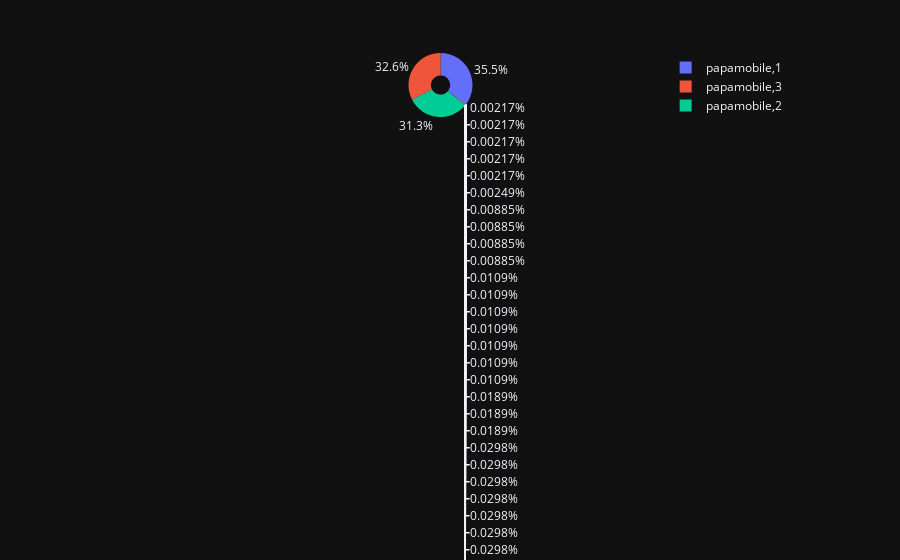

This figure's notebook cell:
### Code cell
fig = px.pie(dataframe_to_plot, values='id', names='tags', template="plotly_dark", hole=.3)
fig.show()

### Figure 1 — Plotly figure (JSON) as saved in the notebook; plotly's stock layout.template omitted (floating-point values rounded to 4 significant figures; data arrays with more than 128 entries replaced by an {"elided": "..."} marker saying what was removed)
{"data": [{"domain": {"x": [0, 1], "y": [0, 1]}, "hole": 0.3, "hovertemplate": "tags=%{label}<br>id=%{value}<extra></extra>", "labels": {"elided": "5955 str values"}, "legendgroup": "", "name": "", "showlegend": true, "type": "pie", "values": {"elided": "5955 int values"}}], "layout": {"legend": {"tracegroupgap": 0}, "margin": {"t": 60}}}
